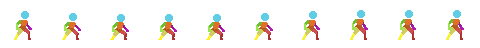
#> input picture assets/2D-Pixel-Art-Character-Template/Idle/Player Idle 48x48.png, 480 x 48 px
$ python -i gen_module_blueprint.py   (imports and definitions only)
#> lines starting #> are read from the running program, lines starting #| are printed output that depends on the picture
#!/usr/bin/env python3
"""BEHIND-THE-SCENES blueprint of every apartment room MODULE (owner round 13b — "blueprints for how
our modules will look behind the scenes with clear lines for all y planes, and nodes available").

For each module variant: its art (dimmed) under a 16px grid, EVERY Y plane the game uses in a room
(module-local y and world y), the zones the art pipeline keeps bare (window boxes, the side-wall
sample columns, the balcony strip), every scavenge node by kind (front / back plane / balcony strip),
the player to scale on the walking lane, and each BACK-PLANE spot: where the player steps up to, its
stand zone (must be bare floor — blue = clear, red = something stands there) and the player to scale
up there.

Everything is READ, never typed in: nodes (+ their back_plane / balcony_strip flags) from the module
.tscn, the art + floor-only strip from assets/rooms/, the planes from the constants below which
mirror scripts/room.gd, scripts/module_walls.gd, tools/art/pixlib.py and docs/Y_PLANES.md (keep them
in sync — they're the same numbers the game uses), and the player's size MEASURED from its sprite.

LOCKED (owner round 13c — "lock in those blueprints to a blueprint folder that can act as a defining
template structure for our scavenging nodes and rooms … if we use other artists"): docs/blueprints/ is
the room-module TEMPLATE. `--check` (run by tools/run_all_tests.sh) regenerates everything in memory
and fails if a committed blueprint is stale or missing, or any back-plane spot is blocked.

Run:  python3 tools/gen_module_blueprint.py            (everything: templates, 30 rooms, 6 sheets)
      python3 tools/gen_module_blueprint.py study_b    (one room)
      python3 tools/gen_module_blueprint.py --check    (the gate: are the committed files current?)
Out:  docs/blueprints/template/  module_template.png, module_template_balcony.png (blank, annotated),
                                 module_guide_1x.png, module_guide_balcony_1x.png (320x144 guide LAYERS
                                 to draw over — transparent, pixel-exact)
      docs/blueprints/rooms/<type>/<module>_blueprint.png + <type>_sheet.png
"""
import math
import os
import re
import sys
from PIL import Image, ImageDraw, ImageFont, ImageEnhance

ROOT = os.path.abspath(os.path.join(os.path.dirname(__file__), ".."))
MODULES_DIR = os.path.join(ROOT, "scenes", "Room_Modules")
ROOMS_DIR = os.path.join(ROOT, "assets", "rooms")
OUT_DIR = os.path.join(ROOT, "docs", "blueprints")
TYPES = ["living_room", "bedroom", "kitchen", "bathroom", "study", "dining_room"]
BALCONY_TYPES = ("study", "dining_room")             # tools/art/modscene.py

# --- the room's geometry (module-local y = world y - 224; module box 320 x 144 at world y 224) ------
MW, MH, TILE = 320, 144, 16
WORLD_TOP = 224
WIN_L, WIN_R = (50, 10, 94, 66), (226, 10, 270, 66)  # pixlib.WIN_L / WIN_R (pane + frame, bare wall)
EDGE_COLS = (3, MW - 4)                              # pixlib.EDGE_COLS (module_walls samples the walls)
STRIP_X = (4, 96)                                    # pixlib.BALCONY_BOX
NODE_MIN_Y = 40                                      # pixlib: nodes sit at y >= 40
SEAM = 100                                           # 324 — wall meets floor; set-back furniture's base
LANE_FEET = 353 - WORLD_TOP                          # 129 — room.ROOM_FEET_Y
BACK_FEET = LANE_FEET - 14                           # 115 — room.BACK_PLANE_RISE


def _balcony_geo():
    """scripts/balcony_geo.gd (the balcony's numbers — the art, the player, enemies and the descent
    all read them), world y → module-local."""
    txt = open(os.path.join(ROOT, "scripts", "balcony_geo.gd")).read()
    return {m.group(1): float(m.group(2)) for m in re.finditer(r"const (\w+) := (-?[\d.]+)", txt)}


# [1 line that did not run here, left out]
# [1 line that did not run here, left out]
# [1 line that did not run here, left out]
# [1 line that did not run here, left out]
# [2 lines that did not run here, left out]
# [1 line that did not run here, left out]
# [1 line that did not run here, left out]
FLOOR_LINE = 352 - WORLD_TOP                         # 128 — room._FLOOR_Y
FRONT_CUT = 360 - WORLD_TOP                          # 136 — module_walls front cut plane
LINTEL = 247 - WORLD_TOP                             # 23  — interior doorway lintel (module_walls DOOR_ROWS)
BP_ROWS = (102, 114)                                 # pixlib.BP_ROWS — the back-plane stand zone
BP_HALF_W = 13                                       # pixlib.BP_HALF_W
BP_CLUSTER = 40                                      # room.BACK_SPOT_CLUSTER
BACK_SCALE = 0.89                                    # s(339)/s(353), docs/Y_PLANES.md

# [6 lines left out: function anchor_ranges, not called in this run]


# [12 lines that did not run here, left out]

C_FRONT, C_BACK, C_STRIP = (255, 196, 48), (96, 168, 255), (112, 214, 120)
C_LAMP = (255, 250, 196)                  # a bulb: pale white-yellow, a sun not a ring
BG, INK, SUB = (16, 19, 26), (232, 236, 244), (150, 158, 172)
S = 3
ML, MT, MR, MB = 74, 112, 420, 118


def _font(bold, size):
    return ImageFont.truetype("/usr/share/fonts/truetype/dejavu/" + ("DejaVuSans-Bold.ttf" if bold else "DejaVuSans.ttf"), size)


F_T, F_S, F_L, F_M, F_B = _font(True, 28), _font(False, 15), _font(True, 13), _font(False, 12), _font(True, 15)


def player_size():
    """MEASURED from the idle sheet at the in-game scale (x2): (height, body width)."""
    p = os.path.join(ROOT, "assets", "2D-Pixel-Art-Character-Template", "Idle", "Player Idle 48x48.png")
    fr = Image.open(p).convert("RGBA").crop((0, 0, 48, 48))
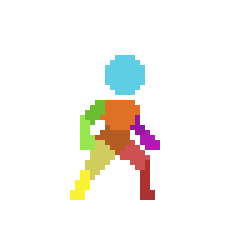
#> fr: PIL image 48x48 RGBA (shown 5 times larger); mean R, G, B, A 24, 20.5, 14.6, 26.3; transparent parts drawn white
    bb = fr.getbbox()
#> bb = (14, 11, 32, 40)
    cols = [x for x in range(48) if sum(1 for y in range(48) if fr.getpixel((x, y))[3] > 0) >= 8]
#> cols = [16, 17, 18, 19, 20, 21, 22, 23, 24, 25, 26, 27, 28, 29]
    return (bb[3] - bb[1]) * 2, (cols[-1] - cols[0] + 1) * 2


PLAYER_H, PLAYER_W = player_size()
#> PLAYER_H = 58; PLAYER_W = 28


def parse_nodes(name):
    txt = open(os.path.join(MODULES_DIR, name + ".tscn")).read()
    out = []
    for m in re.finditer(r'\[node name="([^"]+)" type="Marker2D"[^\]]*\]\s*\n\s*position = Vector2\(([-\d.]+),\s*([-\d.]+)\)((?:\s*\n\s*metadata/\w+ = \w+)*)', txt):
        meta = m.group(4)
        out.append({"name": m.group(1), "x": float(m.group(2)), "y": float(m.group(3)),
                    "bp": "back_plane = true" in meta, "strip": "balcony_strip = true" in meta})
    return out


# [21 lines left out: functions parse_lights, _lamp_mark, not called in this run]


def room_type(name):
    for t in sorted(TYPES, key=len, reverse=True):
        if name == t or name.startswith(t + "_"):
            return t
    return name


# [29 lines left out: functions spot_centres, blocked_columns, not called in this run]


def X(x):
    return ML + x * S


def Y(y):
    return MT + y * S


# [18 lines left out: functions _hline, _ghost, not called in this run]


def build(name, template=None):
    """A room's blueprint — or, with template='standard'|'balcony', the BLANK annotated template."""
    t = room_type(name) if template is None else ("study" if template == "balcony" else "")
    nodes = parse_nodes(name) if template is None else []
    Wc, Hc = ML + MW * S + MR, MT + MH * S + MB
    img = Image.new("RGB", (Wc, Hc + 400), BG)          # cropped at the end to fit the right-hand list
    if template is None:
        art = Image.open(os.path.join(ROOMS_DIR, name + ".png")).convert("RGBA")
        for suffix in ("_strip", "_front", "_front_strip"):
            lp = os.path.join(ROOMS_DIR, name + suffix + ".png")
            if os.path.exists(lp):
                art.alpha_composite(Image.open(lp).convert("RGBA"))
        art = ImageEnhance.Brightness(ImageEnhance.Color(art.convert("RGB")).enhance(0.55)).enhance(0.5)
        img.paste(art.resize((MW * S, MH * S), Image.NEAREST), (ML, MT))
    d = ImageDraw.Draw(img, "RGBA")
    if template is not None:
        d.rectangle([X(0), Y(0), X(MW), Y(SEAM)], fill=(44, 50, 62))            # the back wall
        d.rectangle([X(0), Y(SEAM), X(MW), Y(MH)], fill=(34, 30, 28))           # the floor
        zones = [(0, NODE_MIN_Y, "WALL: pictures, clocks, shelf tops. No nodes up here."),
                 (NODE_MIN_Y, SEAM, "SET-BACK furniture: against the wall, base on y 100 (blue nodes)"),
                 (SEAM + 2, 114, "STAND ZONE: bare floor in front of back-plane nodes (±13 px)"),
                 (114, 123, "FRONT furniture: bases on 114-122 (gold nodes)"),
                 (123, MH, "WALKING LANE: keep clear, only flat things (rugs) below 122")]
        for (y0, y1, txt) in zones:
            d.text((X(100), Y((y0 + y1) / 2.0) - 8), txt, font=F_M, fill=(206, 212, 224))
        _ghost(d, 268, LANE_FEET, 1.0, C_FRONT, "on the lane")
        _ghost(d, 300, BACK_FEET, BACK_SCALE, C_BACK, "stepped up")
        if template == "balcony":
            _ghost(d, BALC_CX, BALC_FEET, BALC_SCALE, C_STRIP, "on a balcony")

    title = name if template is None else ("MODULE TEMPLATE — " + ("balcony-capable room (study, dining room)"
                                                                     if template == "balcony" else "any room"))
    d.text((ML, 22), title + ("  —  behind the scenes" if template is None else ""), font=F_T, fill=INK)
    d.text((ML, 62), "module 320 x 144 · local (0,0) top-left · world = (113 + slot x 320 + x, 224 + y) · "
                     "player %d px tall, body %d px (measured)" % (PLAYER_H, PLAYER_W), font=F_S, fill=SUB)

    for gx in range(0, MW + 1, TILE):                                  # the tile grid
        d.line([X(gx), Y(0), X(gx), Y(MH)], fill=(255, 255, 255, 34 if gx % 64 else 60), width=1)
    for gy in range(0, MH + 1, TILE):
        d.line([X(0), Y(gy), X(MW), Y(gy)], fill=(255, 255, 255, 34 if gy % 64 else 60), width=1)
    for gx in range(0, MW + 1, 32):
        d.text((X(gx) - 8, Y(MH) + 6), str(gx), font=F_M, fill=SUB)

    # kept-bare zones: window boxes, the wall-face sample columns, the balcony strip
    for (x0, y0, x1, y1), tag in ((WIN_L, "L"), (WIN_R, "R")):
        d.rectangle([X(x0), Y(y0), X(x1 + 1), Y(y1 + 1)], fill=(240, 196, 96, 36), outline=(240, 196, 96), width=2)
        d.text((X(x0) + 4, Y(y0) + 3), "window %s (bare wall)" % tag, font=F_M, fill=(240, 196, 96))
    for ex in EDGE_COLS:
        d.rectangle([X(ex), Y(0), X(ex + 1), Y(SEAM)], fill=(214, 110, 214, 140))
    if t in BALCONY_TYPES:
        x0, x1 = STRIP_X
        for k in range(X(x0) - MH * S, X(x1 + 1), 14):                 # hatching
            d.line([max(k, X(x0)), Y(MH) - max(0, X(x0) - k), min(k + MH * S, X(x1 + 1)),
                    Y(MH) - min(MH * S, X(x1 + 1) - k)], fill=(112, 214, 120, 40), width=2)
        d.rectangle([X(x0), Y(0), X(x1 + 1), Y(MH)], outline=C_STRIP, width=2)
        d.text((X(x0) + 4, Y(MH) - 18), "BALCONY STRIP (its furniture + nodes go on a balcony slot)",
               font=F_M, fill=C_STRIP)
        # on a balcony slot: the doorway onto the loggia (tools/art/balcony.py) — its sill on the seam,
        # the rail at the far edge; actors out there stand on the balcony feet line
        bx0, by0, bx1, by1 = BALC_DOOR
        for k in range(X(bx0), X(bx1 + 1), 12):
            d.line([k, Y(by0), min(k + 6, X(bx1 + 1)), Y(by0)], fill=C_STRIP, width=2)
        for k in range(Y(by0), Y(by1 + 1), 12):
            d.line([X(bx0), k, X(bx0), min(k + 6, Y(by1 + 1))], fill=C_STRIP, width=2)
            d.line([X(bx1 + 1), k, X(bx1 + 1), min(k + 6, Y(by1 + 1))], fill=C_STRIP, width=2)
        _hline(d, BALC_RAIL, C_STRIP, "dot", bx0 + 4, bx1 - 3)
        _hline(d, BALC_EDGE, C_STRIP, "dot", bx0 + 4, bx1 - 3)
        d.text((X(bx0) + 6, Y(by0) + 4), "BALCONY DOORWAY", font=F_M, fill=C_STRIP)
        d.text((X(bx0) + 6, Y(BALC_RAIL) - 16), "rail", font=F_M, fill=C_STRIP)

    # every Y plane
    for (py, label, world, col, style) in PLANES:
        if py == BALC_FEET:
            if t in BALCONY_TYPES:
                _hline(d, py, col, style, BALC_DOOR[0] + 4, BALC_DOOR[2] - 3)    # only out in the doorway
            continue
        _hline(d, py, col, style)
    # the front-furniture base band (bracket in the margin)
    d.rectangle([X(MW) + 6, Y(114), X(MW) + 12, Y(122)], fill=(200, 200, 200, 120))

    # back-plane spots: stand zone clear/blocked + the player up there
    for grp in spot_centres(nodes):
        lo, hi = min(grp) - BP_HALF_W, max(grp) + BP_HALF_W
        bad = blocked_columns(name, lo, hi)
        col = (230, 70, 70) if bad else C_BACK
        d.rectangle([X(lo), Y(BP_ROWS[0]), X(hi + 1), Y(BP_ROWS[1] + 1)], fill=col + (70,), outline=col, width=2)
        for bx in bad:
            d.line([X(bx), Y(BP_ROWS[0]), X(bx), Y(BP_ROWS[1] + 1)], fill=(255, 90, 90), width=2)
        _ghost(d, (min(grp) + max(grp)) / 2.0, BACK_FEET, BACK_SCALE, col, "step-up spot" + (" BLOCKED" if bad else ""))
    # the player on the walking lane, somewhere clear of the nodes' labels
    if template is None:
        lane_x = max(range(24, MW - 24, 4), key=lambda x: min([abs(x - n["x"]) for n in nodes] or [MW]))
        _ghost(d, lane_x, LANE_FEET, 1.0, C_FRONT, "player on the lane")

    # the light fixtures (under the nodes, so a node label always wins)
    lights = parse_lights(name) if template is None else []
    for l in lights:
        _lamp_mark(d, X(l["x"]), Y(l["y"]), l["kind"])

    # the nodes
    for n in nodes:
        col = C_STRIP if n["strip"] else C_BACK if n["bp"] else C_FRONT
        cx, cy = X(n["x"]), Y(n["y"])
        d.ellipse([cx - 7, cy - 7, cx + 7, cy + 7], outline=col, width=3)
        d.line([cx - 10, cy, cx + 10, cy], fill=col, width=1)
        d.line([cx, cy - 10, cx, cy + 10], fill=col, width=1)
        d.text((cx + 10, cy - 15), n["name"].replace("anchor_", ""), font=F_M, fill=col)

    # right margin: the planes, then the nodes
    x = X(MW) + 20
    y = MT - 4
    d.text((x, y), "Y PLANES   local / world", font=F_B, fill=INK)
    y += 24
    for (py, label, world, col, style) in PLANES:
        if py == BALC_FEET and t not in BALCONY_TYPES:
            continue
        d.line([x, y + 8, x + 22, y + 8], fill=col, width=3)
        d.text((x + 30, y), "%3d / %d  %s" % (py, world, label), font=F_M, fill=INK)
        y += 19
    d.text((x + 30, y), "114-122  front furniture bases (grey bracket)", font=F_M, fill=SUB)
    y += 19
    d.text((x + 30, y), "102-114  back-plane STAND ZONE: bare floor", font=F_M, fill=C_BACK)
    y += 30
    front = [n for n in nodes if not n["bp"]]
    back = [n for n in nodes if n["bp"] and not n["strip"]]
    strip = [n for n in nodes if n["strip"]]
    if template is not None:
        for line, col in (("NODES (scavenge spots)", INK), ("gold  = FRONT: on front furniture, >= 2", C_FRONT),
                          ("blue  = BACK PLANE: on set-back furniture", C_BACK),
                          ("green = BALCONY STRIP (study / dining)", C_STRIP),
                          ("all at y >= 40, ON something drawn;", SUB), ("~5-8 per room, one piece every 50-60 px;", SUB),
                          ("back-plane nodes <= 40 px apart share", SUB), ("one step-up spot.", SUB)):
            d.text((x, y), line, font=F_B if col == INK else F_M, fill=col)
            y += 22 if col == INK else 17
    else:
        lo, hi = anchor_ranges().get(t, (0, 0))
        d.text((x, y), "NODES  %d  (front %d · back plane %d%s)" % (len(nodes), len(front), len(back),
               (" · strip %d" % len(strip)) if strip else ""), font=F_B, fill=INK)
        y += 20
        d.text((x, y), "a visit activates %d-%d of them (room.gd ANCHOR_RANGES)" % (lo, hi), font=F_M, fill=SUB)
        y += 22
    for group, col, tag in ((front, C_FRONT, "front — from the lane"), (back, C_BACK, "back plane — step up"),
                            (strip, C_STRIP, "balcony strip — step up")):
        for n in group:
            d.ellipse([x + 4, y + 3, x + 14, y + 13], outline=col, width=2)
            d.text((x + 22, y), "%s (%d,%d)" % (n["name"].replace("anchor_", ""), n["x"], n["y"]), font=F_M, fill=INK)
            y += 17
        if group:
            d.text((x + 22, y), tag, font=F_M, fill=col)
            y += 21
    if template is not None:
        y += 8
        for line, col in (("LIGHTS (fixtures)", INK), ("pale sun = a lamp's bulb: the art draws it", C_LAMP),
                          ("UNLIT; the game lights it (afternoon /", SUB), ("night, seeded per flat).", SUB)):
            d.text((x, y), line, font=F_B if col == INK else F_M, fill=col)
            y += 22 if col == INK else 17
    elif lights:
        d.text((x, y), "LIGHTS  %d" % len(lights), font=F_B, fill=INK)
        y += 20
        for l in lights:
            d.ellipse([x + 5, y + 4, x + 13, y + 12], fill=C_LAMP)
            d.text((x + 22, y), "%s (%d,%d)%s" % (l["kind"], l["x"], l["y"], "  strip" if l["strip"] else ""),
                   font=F_M, fill=INK)
            y += 17
        d.text((x + 22, y), "lit at runtime, afternoon / night", font=F_M, fill=C_LAMP)
        y += 21

    # bottom key, two columns
    keys = ((C_FRONT, "front node (reached from the walking lane)"), (C_BACK, "back-plane node / clear stand zone"),
            ((230, 70, 70), "stand zone BLOCKED by a front piece"), (C_STRIP, "balcony-strip node / the strip"),
            ((240, 196, 96), "window box (kept bare wall)"), ((214, 110, 214), "wall-face sample columns x 3 / 316"),
            (C_LAMP, "light fixture (the bulb; lit by the game)"))
    for i, (col, txt) in enumerate(keys):
        kx, ky = ML + (i // 4) * 470, Y(MH) + 30 + (i % 4) * 18
        d.rectangle([kx, ky + 3, kx + 12, ky + 15], fill=col)
        d.text((kx + 20, ky), txt, font=F_M, fill=INK)
    return img.crop((0, 0, Wc, max(Hc, int(y) + 14)))


# [25 lines left out: function guide_layer, not called in this run]


def all_modules():
    return sorted(f[:-5] for f in os.listdir(MODULES_DIR) if f.endswith(".tscn"))


# [40 lines left out: functions sheet, everything, blocked_spots, not called in this run]


STAND_ROWS = (102, 118)                              # pixlib.STAND_ROWS: the stand zone's rows, feet (115) and a little below


# [45 lines left out: functions stand_zone_overlays, check, not called in this run]


# [24 lines not run here, left out]

#> (the run stopped early here; a loop or call above may not have finished)
